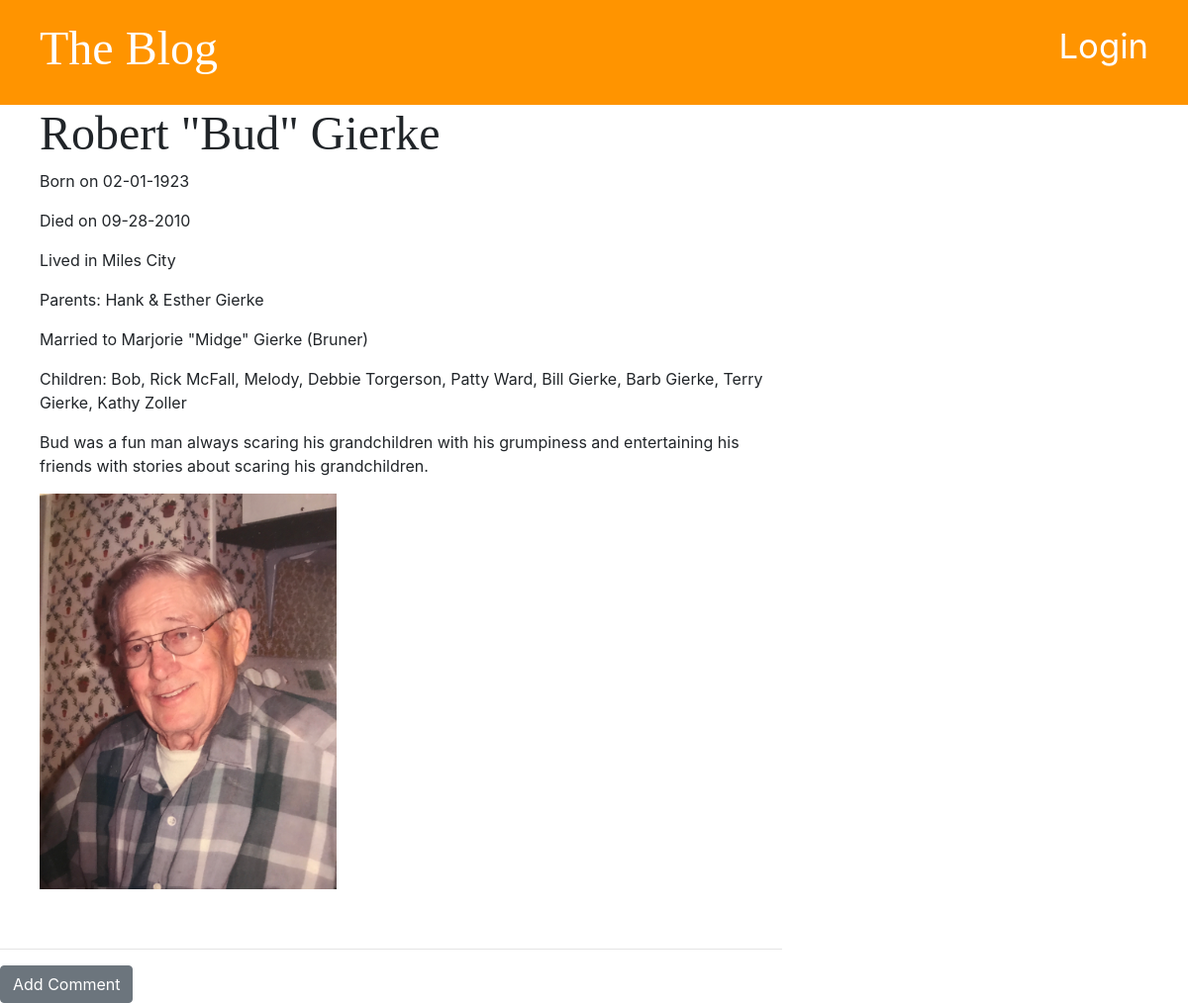
/post/3/, run on an earlier commit of the app's database.
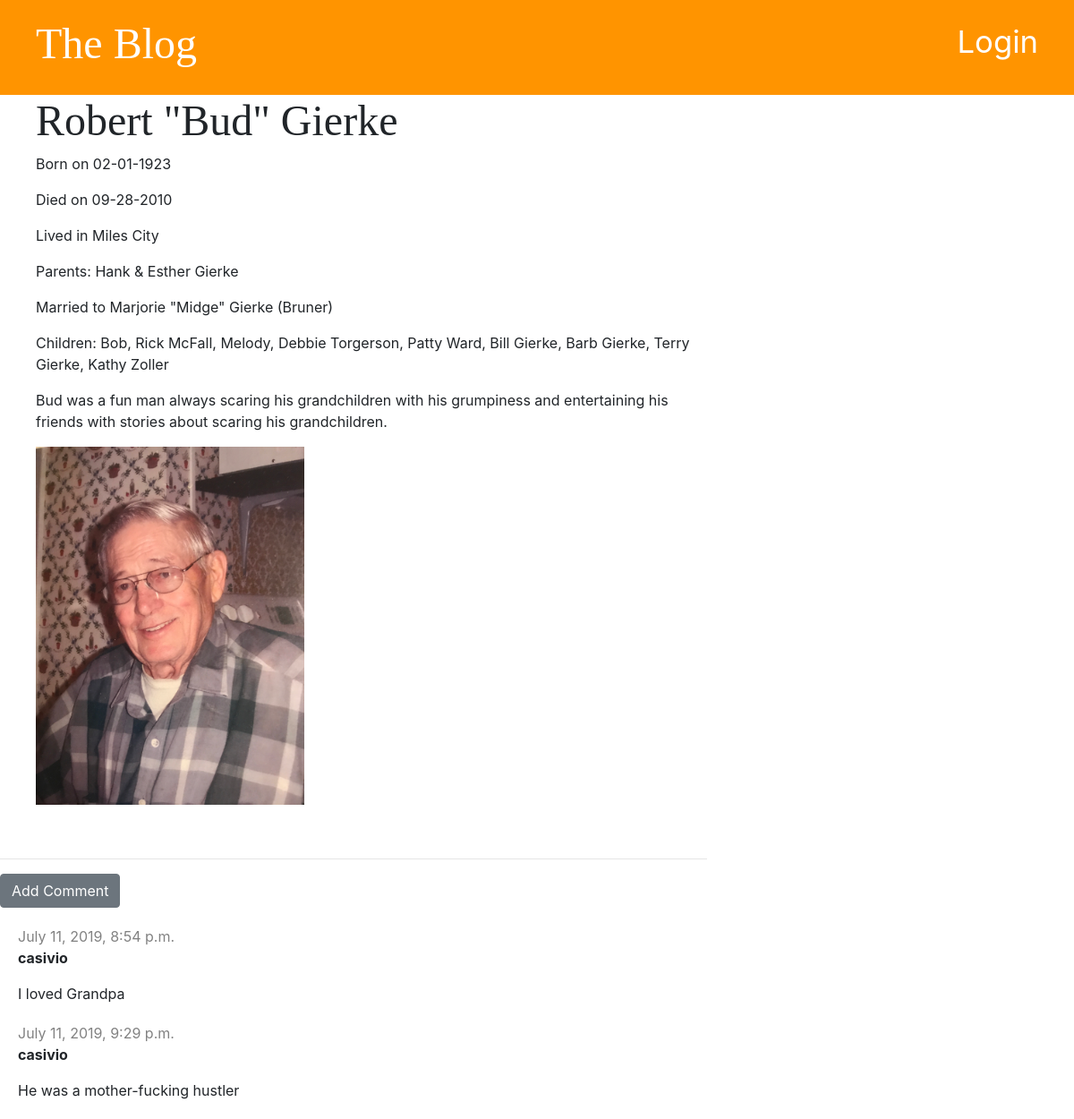
And on a later commit of the database.
### blog/models.py (models this page shows, shortened)
class Comment(models.Model):
	post = models.ForeignKey('blog.Post', on_delete=models.CASCADE, related_name='comments')
	author = models.CharField(max_length=200)
	text = models.TextField()
	created_date = models.DateTimeField(default=timezone.now)
	approved = models.BooleanField(default=False)

### blog/views.py (the view)
# urls.py: path('post/<int:pk>/', views.post_detail, name='post_detail'),
def post_detail(request, pk):
	post = get_object_or_404(Post, pk=pk)
	stuff_for_frontend = {'post': post}
	return render(request, 'blog/post_detail.html', stuff_for_frontend)

### blog/templates/blog/post_detail.html (shortened to what this page needs)
{% extends 'blog/base.html' %}
{% block content %}
	<div class="post">
		{% if post.published_date %}
			<div>
				<h1>{{ post.name }}</h1>
				<p>Born on {{ post.date_of_birth|date:'m-d-Y' }}</p>
				{% if post.date_deceased is not None %}
					<p>Died on {{ post.date_deceased|date:'m-d-Y' }}</p>
					<p>Lived in {{ post.city }}</p>
				{% else %}
					<p>Still with us today and living in {{ post.city }}</p>
				{% endif %}
				<p>Parents: {{ post.parents }}</p>
				{% if post.spouse is not None %}
					<p>Married to {{ post.spouse }}</p>
				{% else %}
					<p>On the market for a potential spouse</p>
				{% endif %}
				{% if post.children is not None %}
					<p>Children: {{ post.children }}</p>
				{% else %}
					<p>No children... yet <img src="https://thumbs.dreamstime.com/z/winking-face-emoticon-vector-design-smiling-71847858.jpg" height=35</p>
				{% endif %}
			</div>
			<p>{{ post.text|linebreaksbr }}</p>
			<div>
				<img src="{{ post.picture.url }}"height=400>
			</div>
			{% else %}
			<a href={% url 'post_publish' pk=post.pk %} class="btn btn-primary">Publish</a>
		{% endif %}
	</div>
	<hr>
	<a href="{% url 'add_comment_to_post' pk=post.pk %}" class="btn btn-secondary">Add Comment</a>
	{% for comment in post.comments.all %}
		{% if user.is_authenticated or comment.approved %}
		<div class="comment">
			<div class="date">
				{{ comment.created_date }}
			</div>
			<p><strong>{{ comment.author }}</strong></p>
			<p>{{ comment.text | linebreaksbr }}</p>
		</div>
		{% endif %}
	{% empty %}
		<p>No comments yet ...</p>
	{% endfor %}
{% endblock %}

What changed in the data, as far as the page shows it:
now on this page (row edited): Comment: created_date "July 11, 2019, 8:54 p.m.", author "casivio", text "I loved Grandpa"
added Comment: created_date "July 11, 2019, 9:29 p.m.", author "casivio", text "He was a mother-fucking hustler"
